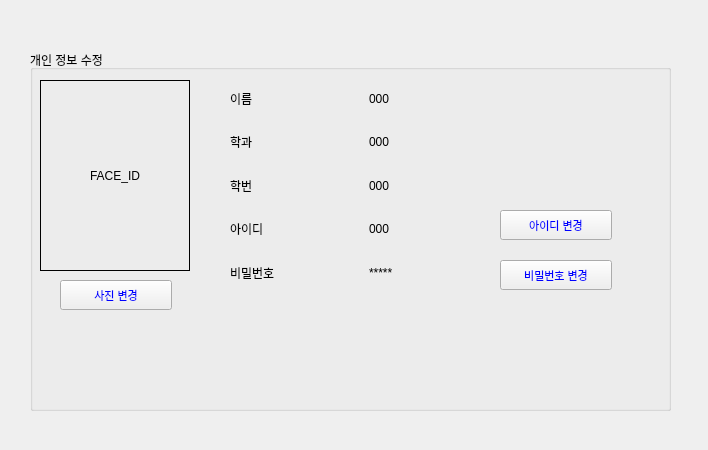
<?xml version="1.0" encoding="UTF-8"?>
<ui version="4.0">
 <class>Form</class>
 <widget class="QWidget" name="Form">
  <property name="windowModality">
   <enum>Qt::ApplicationModal</enum>
  </property>
  <property name="geometry">
   <rect>
    <x>0</x>
    <y>0</y>
    <width>708</width>
    <height>450</height>
   </rect>
  </property>
  <property name="windowTitle">
   <string>Form</string>
  </property>
  <widget class="QGroupBox" name="groupBox">
   <property name="geometry">
    <rect>
     <x>30</x>
     <y>50</y>
     <width>641</width>
     <height>361</height>
    </rect>
   </property>
   <property name="title">
    <string>개인 정보 수정</string>
   </property>
   <widget class="QLabel" name="faceId">
    <property name="geometry">
     <rect>
      <x>10</x>
      <y>30</y>
      <width>150</width>
      <height>191</height>
     </rect>
    </property>
    <property name="frameShape">
     <enum>QFrame::Box</enum>
    </property>
    <property name="frameShadow">
     <enum>QFrame::Plain</enum>
    </property>
    <property name="text">
     <string>FACE_ID</string>
    </property>
    <property name="alignment">
     <set>Qt::AlignCenter</set>
    </property>
   </widget>
   <widget class="QWidget" name="layoutWidget">
    <property name="geometry">
     <rect>
      <x>200</x>
      <y>30</y>
      <width>271</width>
      <height>211</height>
     </rect>
    </property>
    <layout class="QHBoxLayout" name="horizontalLayout">
     <item>
      <layout class="QVBoxLayout" name="verticalLayout">
       <item>
        <widget class="QLabel" name="label_3">
         <property name="text">
          <string>이름</string>
         </property>
        </widget>
       </item>
       <item>
        <widget class="QLabel" name="label_2">
         <property name="text">
          <string>학과</string>
         </property>
        </widget>
       </item>
       <item>
        <widget class="QLabel" name="label_4">
         <property name="text">
          <string>학번</string>
         </property>
        </widget>
       </item>
       <item>
        <widget class="QLabel" name="label_5">
         <property name="text">
          <string>아이디</string>
         </property>
        </widget>
       </item>
       <item>
        <widget class="QLabel" name="label">
         <property name="text">
          <string>비밀번호</string>
         </property>
        </widget>
       </item>
      </layout>
     </item>
     <item>
      <layout class="QVBoxLayout" name="verticalLayout_2">
       <item>
        <widget class="QLabel" name="nameValueLabel">
         <property name="text">
          <string>000</string>
         </property>
        </widget>
       </item>
       <item>
        <widget class="QLabel" name="majorValueLabel">
         <property name="text">
          <string>000</string>
         </property>
        </widget>
       </item>
       <item>
        <widget class="QLabel" name="studentNumberValueLabel">
         <property name="text">
          <string>000</string>
         </property>
        </widget>
       </item>
       <item>
        <widget class="QLabel" name="idValueLabel">
         <property name="text">
          <string>000</string>
         </property>
        </widget>
       </item>
       <item>
        <widget class="QLabel" name="passwordValueLabel">
         <property name="text">
          <string>*****</string>
         </property>
        </widget>
       </item>
      </layout>
     </item>
    </layout>
   </widget>
   <widget class="QPushButton" name="pushButton">
    <property name="geometry">
     <rect>
      <x>30</x>
      <y>230</y>
      <width>112</width>
      <height>30</height>
     </rect>
    </property>
    <property name="font">
     <font>
      <pointsize>8</pointsize>
     </font>
    </property>
    <property name="styleSheet">
     <string notr="true">color: rgb(0, 0, 255);</string>
    </property>
    <property name="text">
     <string>사진 변경</string>
    </property>
   </widget>
   <widget class="QPushButton" name="pushButton_2">
    <property name="geometry">
     <rect>
      <x>470</x>
      <y>160</y>
      <width>112</width>
      <height>30</height>
     </rect>
    </property>
    <property name="font">
     <font>
      <pointsize>8</pointsize>
     </font>
    </property>
    <property name="styleSheet">
     <string notr="true">color: rgb(0, 0, 255);</string>
    </property>
    <property name="text">
     <string>아이디 변경</string>
    </property>
   </widget>
   <widget class="QPushButton" name="pushButton_3">
    <property name="geometry">
     <rect>
      <x>470</x>
      <y>210</y>
      <width>112</width>
      <height>30</height>
     </rect>
    </property>
    <property name="font">
     <font>
      <pointsize>8</pointsize>
     </font>
    </property>
    <property name="styleSheet">
     <string notr="true">color: rgb(0, 0, 255);</string>
    </property>
    <property name="text">
     <string>비밀번호 변경</string>
    </property>
   </widget>
  </widget>
 </widget>
 <resources/>
 <connections/>
</ui>
